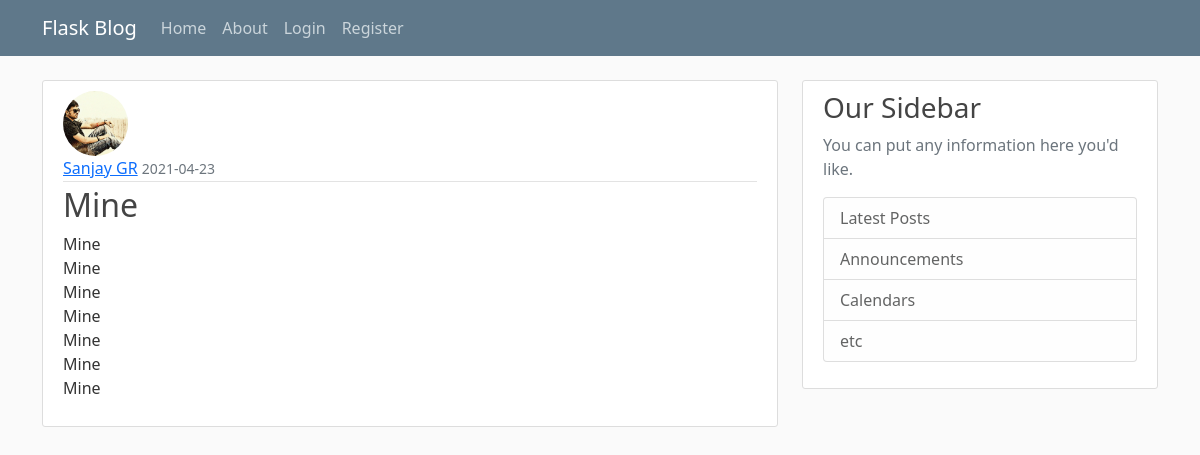
Screenshot of /post/21 with the database file from the repository.
### flaskblog/models.py (models this page shows, shortened)
class User(db.Model,UserMixin):
    id = db.Column(db.Integer, primary_key=True)
    username = db.Column(db.String(20),unique=True,nullable=False)
    email = db.Column(db.String(120),unique=True,nullable=False)
    image_file = db.Column(db.String(20), nullable=False,default='default.jpg')
    password = db.Column(db.String(60), nullable=False)
    posts = db.relationship('Post',backref='author',lazy=True)

class Post(db.Model):
    id = db.Column(db.Integer, primary_key=True)
    title = db.Column(db.String(120), nullable=False)
    date_posted = db.Column(db.DateTime,
                            nullable=False,default=datetime.utcnow)
    content = db.Column(db.Text,nullable=False)
    user_id = db.Column(db.Integer,db.ForeignKey('user.id'),nullable=False)

### flaskblog/posts/routes.py (the view)
@posts.route('/post/<int:post_id>')
def post(post_id):
    post = Post.query.get_or_404(post_id)
    return render_template('post.html',title=post.title, post=post)

### flaskblog/templates/post.html (shortened to what this page needs)
{% extends 'layout.html' %}
{% block content %}
  <article class="media content-section">
    <img class="rounded-circle article-img" src="{{ url_for('static',filename='profile_pics/'+post.author.image_file) }}">
    <div class="media-body">
      <div class="article-metadata">
        <a class="mr-2" href="#">{{ post.author.username }}</a>
        <small class="text-muted">{{ post.date_posted.strftime('%Y-%m-%d') }}</small>
      </div>
      <h2 class="article-title">{{ post.title }}</h2>
      <p class="article-content">{{ post.content }}</p>
    </div>
  </article>
{% endblock content %}

### flaskblog/static/main.css (style rules this page uses)
body { background: #fafafa; color: #333333; margin-top: 5rem; }
h1, h2, h3, h4, h5, h6 { color: #444444; }
.content-section { background: #ffffff; padding: 10px 20px; border: 1px solid #dddddd; border-radius: 3px; margin-bottom: 20px; }
.article-title { color: #444444; }
.article-content { white-space: pre-line; }
.article-img { height: 65px; width: 65px; margin-right: 16px; }
.article-metadata { padding-bottom: 1px; margin-bottom: 4px; border-bottom: 1px solid #e3e3e3 }

### rows the page displays
User: image_file (placeholder picture), author.username "Sanjay GR"
Post: date_posted "2021-04-23", title "Mine", content "Mine Mine Mine Mine Mine Mine Mine"
